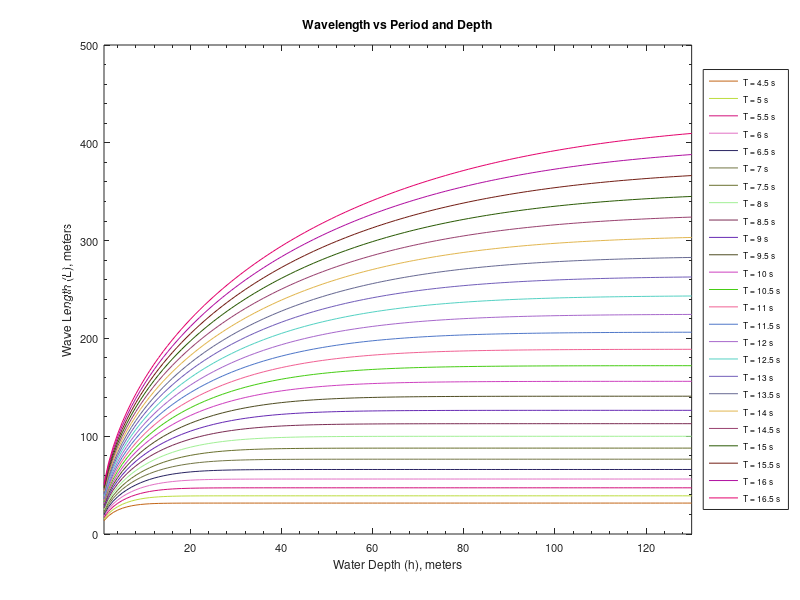

This figure's MATLAB source: (Note: this script raises an error after producing the figure.)
function wavelenvsth
% _____________________________________________________
% This function gets the nomograph which shows  the relationship which exists
% between the wavelength, wave period and water depth using the dispersion
% equation.
%
% 0. Syntax:
% >> wavelenvsth
%
% 1. Inputs:
%     None.
%
% 2. Outputs:
%     Nomograph.
%
% 3. Example:
%  >> run(wavelenvsth)
% 
%  4. Notes:
%     - It's only necessary to run the function.
%     - In the nomograph, it is activated the data cursor mode in order to
%       get the wavelength and waver depth in function of the water period.
%     - Wave depths in meters.
%     - Wave length in meters.
%
% 5. Referents:
%      Darlymple, R.G. and Dean R.A. (1999). Water Wave Mechanics
%              for Engineers and Scientist. Advanced Series on Ocean Engineering, Vol. 2
%               World Scientific. Singapure.
%       Le Mehuate, Bernard. (1976). An introduction to hidrodynamics and water waves. 
%              Springer-Verlag. USA.
%
% Gabriel Ruiz Mtz.
% Jun-2006
% UNAM
%_______________________________________________________________________

%%%%%%%%%%  M A I N      F U N C T I O N   %%%%%%%%%%
% clear all; clc;
 h = 1:1:130;
    g = 9.81;
        T = 4.5;
            dh = h';
        m=1;
    fg =figure('Menubar', 'none', 'Name', 'Wavelength vs Period and Depth', 'NumberTitle', 'off',...
                    'Position' , [ 6 37 1011 697 ] , 'Color' , [ 0.87 0.87 0.87 ]);

    while T ~= 17
        
        for i=1:130
                    con = 1;
                        l(con) = 0;
                    l(con+1) = 1.56 * T ^ 2; 
                    
                    while abs( l(con+1) - l(con) ) > 0.0001, 
                                l(con+2) = ( ( 9.81 * T ^ 2 ) / ( 2 * pi ) ) * tanh( ( 2 * pi * h(i) ) / l(con+1) );
                                con = con + 1;
                    end
                    
                    L(i) =  l(con);
                    k = ( 2 * pi ) / L(i);
        end
        
        Ls{1,m} = L';   
            hold on
                fgh =plot(dh,Ls{1,m});
                    xlabel('Water Depth (h), meters');
                        ylabel('Wave Length (L), meters');
                    xlim( [ 1 130 ] )
                set(fgh,'Color',rand(1,3));
            set(gca,'Box','on');
        drt = title('Wavelength vs Period and Depth', 'HorizontalAlignment' , 'center' , 'FontWeight', 'bold');
            set(gca, 'XGrid', 'off', 'XMinorTick', 'on' , 'YGrid' , 'off' , 'YMinorTick' , 'on', 'Fontsize', 8 );
                m = m+1;
                    T = 0.5+T;
    end
    
    T= 4.5:0.5:17;
        hj =length(T);
    textos2 = 'T = ';
    
    for i = 1 : hj
            stringer{i,1} = num2str(T(1,i));
            textos{i,1} = horzcat(textos2,stringer{i,1},' s');
    end
        asdk = legend(textos, 'Location', 'EastOutside');
            set(asdk, 'FontSize', 6);
                clc;
            datacursormode on;                        
        dcm_obj = datacursormode(fg);
       fundat = str2func('camdatos'); 
    set(dcm_obj, 'DisplayStyle', 'Window' , 'UpdateFcn' , fundat)
%     c_info = getCursorInfo(dcm_obj);
%     set(c_info.Target,'LineWidth',2);
%%%%%%%%%%%%    E N D     M A I N     F U N C T I O N %%%%%%%%%%%%%

function [txtdcm,pos] = camdatos(empt,event_obj)    %% Subfunction 1
pos = get(event_obj,'Position');
txtdcm = {['Water Depth: ',num2str(pos(1))] , ['Wave Length: ',num2str(pos(2))]};

% End of Subfunction 1

